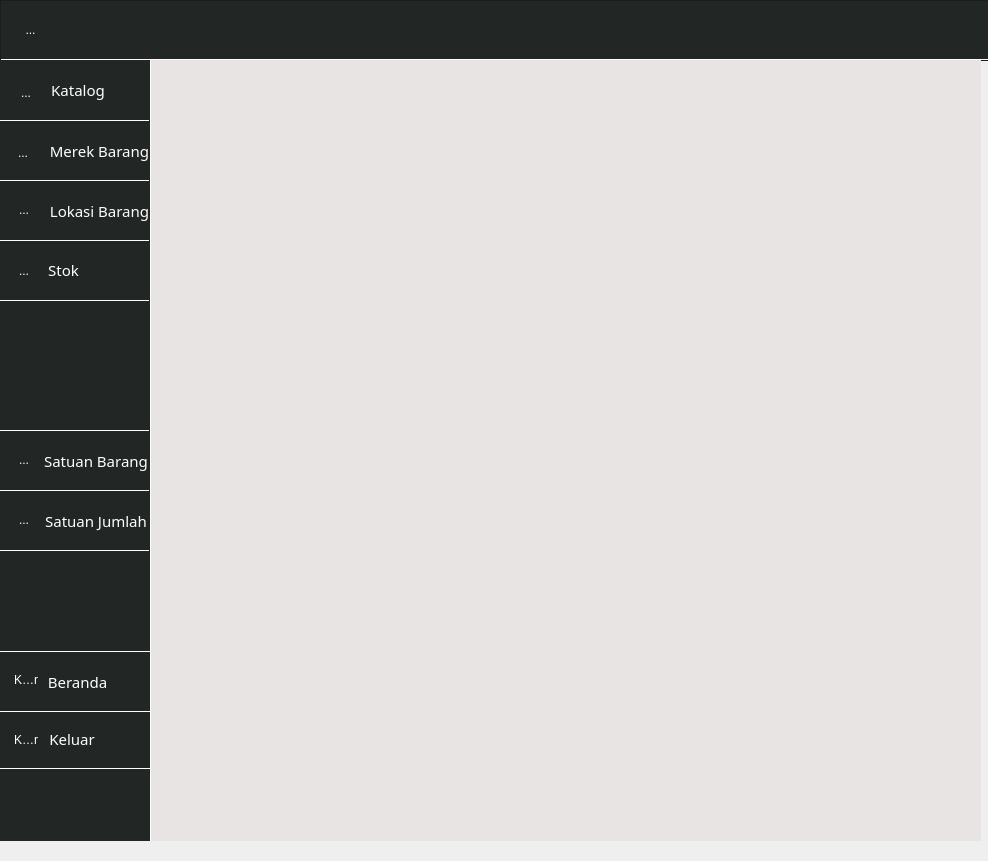
<?xml version="1.0" encoding="UTF-8"?>
<ui version="4.0">
 <class>MainWindow</class>
 <widget class="QMainWindow" name="MainWindow">
  <property name="geometry">
   <rect>
    <x>0</x>
    <y>0</y>
    <width>988</width>
    <height>861</height>
   </rect>
  </property>
  <property name="windowTitle">
   <string>Katalog Dashboard</string>
  </property>
  <property name="windowIcon">
   <iconset resource="../data/ui/logo.qrc">
    <normaloff>:/newPrefix/logo.png</normaloff>:/newPrefix/logo.png</iconset>
  </property>
  <widget class="QWidget" name="centralwidget">
   <widget class="QStackedWidget" name="stackedWidget">
    <property name="geometry">
     <rect>
      <x>150</x>
      <y>60</y>
      <width>831</width>
      <height>781</height>
     </rect>
    </property>
    <property name="styleSheet">
     <string notr="true">QStackedWidget {

background-color:#e8e4e3

}</string>
    </property>
    <property name="currentIndex">
     <number>-1</number>
    </property>
   </widget>
   <widget class="QFrame" name="sidebar">
    <property name="geometry">
     <rect>
      <x>0</x>
      <y>60</y>
      <width>151</width>
      <height>781</height>
     </rect>
    </property>
    <property name="minimumSize">
     <size>
      <width>0</width>
      <height>0</height>
     </size>
    </property>
    <property name="maximumSize">
     <size>
      <width>16777215</width>
      <height>16777215</height>
     </size>
    </property>
    <property name="styleSheet">
     <string notr="true">QFrame{
background-color:#222725;
border-right:1px solid white;


}</string>
    </property>
    <widget class="QPushButton" name="katalogBtn">
     <property name="geometry">
      <rect>
       <x>0</x>
       <y>0</y>
       <width>151</width>
       <height>61</height>
      </rect>
     </property>
     <property name="font">
      <font>
       <family>Sans Serif Collection</family>
       <pointsize>11</pointsize>
       <weight>50</weight>
       <bold>false</bold>
      </font>
     </property>
     <property name="layoutDirection">
      <enum>Qt::LeftToRight</enum>
     </property>
     <property name="styleSheet">
      <string notr="true">QPushButton {

border-top:0px none;
border-color:red;
padding-left: 5  8px;

color:rgb(255, 255, 255);
}

QPushButton:pressed{
background-color: #0e526b;
border-style:inset}

QPushButton:hover:!pressed{
background-color: #1e9dce;}

QPushButton[hovered=&quot;true&quot;]{
       background-color: #1e9dce;
    }


</string>
     </property>
     <property name="text">
      <string>Katalog</string>
     </property>
     <property name="icon">
      <iconset>
       <normaloff>:/newPrefix/book.svg</normaloff>:/newPrefix/book.svg</iconset>
     </property>
     <property name="iconSize">
      <size>
       <width>20</width>
       <height>50</height>
      </size>
     </property>
     <property name="autoRepeat">
      <bool>false</bool>
     </property>
     <property name="default">
      <bool>false</bool>
     </property>
     <property name="flat">
      <bool>false</bool>
     </property>
    </widget>
    <widget class="QPushButton" name="merekBtn">
     <property name="geometry">
      <rect>
       <x>0</x>
       <y>60</y>
       <width>149</width>
       <height>61</height>
      </rect>
     </property>
     <property name="sizePolicy">
      <sizepolicy hsizetype="Minimum" vsizetype="Fixed">
       <horstretch>0</horstretch>
       <verstretch>0</verstretch>
      </sizepolicy>
     </property>
     <property name="font">
      <font>
       <family>Sans Serif Collection</family>
       <pointsize>11</pointsize>
      </font>
     </property>
     <property name="layoutDirection">
      <enum>Qt::RightToLeft</enum>
     </property>
     <property name="styleSheet">
      <string notr="true">QPushButton {
border-top:1px solid;
border-bottom:1px solid;
border-color:white;


color:rgb(255, 255, 255);

padding-right: 50 8px;}


QPushButton:pressed{
background-color: #0e526b;
border-style:inset}

QPushButton:hover:!pressed{
background-color: #1e9dce;}

QPushButton[hovered=&quot;true&quot;]{
       background-color: #1e9dce;
    }

</string>
     </property>
     <property name="text">
      <string>Merek Barang</string>
     </property>
    </widget>
    <widget class="QToolButton" name="katalogBtn1">
     <property name="geometry">
      <rect>
       <x>3</x>
       <y>13</y>
       <width>41</width>
       <height>41</height>
      </rect>
     </property>
     <property name="styleSheet">
      <string notr="true">QToolButton {background-color:#222725;
border-top:0px none;


padding-left: 5  8px;

color:rgb(255, 255, 255);
}

QToolButton:pressed{
background-color: #0e526b;
border-style:inset}

QToolButton:hover:!pressed{
background-color: #1e9dce;}

QToolButton[hovered=&quot;true&quot;]{
       background-color: #1e9dce;
    }


</string>
     </property>
     <property name="text">
      <string>...</string>
     </property>
     <property name="icon">
      <iconset>
       <normaloff>../data/ui/book-open.svg</normaloff>../data/ui/book-open.svg</iconset>
     </property>
     <property name="iconSize">
      <size>
       <width>40</width>
       <height>40</height>
      </size>
     </property>
    </widget>
    <widget class="QToolButton" name="merekBtn1">
     <property name="geometry">
      <rect>
       <x>0</x>
       <y>73</y>
       <width>41</width>
       <height>41</height>
      </rect>
     </property>
     <property name="styleSheet">
      <string notr="true">QToolButton {background-color:#222725;
border-top:0px none;


padding-left: 5  8px;

color:rgb(255, 255, 255);
}

QToolButton:pressed{
background-color: #0e526b;
border-style:inset}

QToolButton:hover:!pressed{
background-color: #1e9dce;}

QToolButton[hovered=&quot;true&quot;]{
       background-color: #1e9dce;
    }


</string>
     </property>
     <property name="text">
      <string>...</string>
     </property>
     <property name="icon">
      <iconset>
       <normaloff>../data/ui/package.svg</normaloff>../data/ui/package.svg</iconset>
     </property>
     <property name="iconSize">
      <size>
       <width>40</width>
       <height>40</height>
      </size>
     </property>
    </widget>
    <widget class="QPushButton" name="stokBtn">
     <property name="geometry">
      <rect>
       <x>0</x>
       <y>180</y>
       <width>149</width>
       <height>61</height>
      </rect>
     </property>
     <property name="font">
      <font>
       <family>Sans Serif Collection</family>
       <pointsize>11</pointsize>
      </font>
     </property>
     <property name="layoutDirection">
      <enum>Qt::LeftToRight</enum>
     </property>
     <property name="styleSheet">
      <string notr="true">QPushButton {border-top:0px solid;
border-bottom:1px solid;

border-color:white;
padding-left: -18 8px;

color:rgb(255, 255, 255);
}

QPushButton:pressed{
background-color: #0e526b;
border-style:inset}

QPushButton:hover:!pressed{
background-color: #1e9dce;}

QPushButton[hovered=&quot;true&quot;]{
       background-color: #1e9dce;
    }


</string>
     </property>
     <property name="text">
      <string>Stok </string>
     </property>
     <property name="icon">
      <iconset>
       <normaloff>:/newPrefix/book.svg</normaloff>:/newPrefix/book.svg</iconset>
     </property>
     <property name="iconSize">
      <size>
       <width>20</width>
       <height>50</height>
      </size>
     </property>
     <property name="autoRepeat">
      <bool>false</bool>
     </property>
     <property name="default">
      <bool>false</bool>
     </property>
     <property name="flat">
      <bool>false</bool>
     </property>
    </widget>
    <widget class="QPushButton" name="exit">
     <property name="geometry">
      <rect>
       <x>0</x>
       <y>648</y>
       <width>150</width>
       <height>61</height>
      </rect>
     </property>
     <property name="sizePolicy">
      <sizepolicy hsizetype="Minimum" vsizetype="Fixed">
       <horstretch>0</horstretch>
       <verstretch>0</verstretch>
      </sizepolicy>
     </property>
     <property name="font">
      <font>
       <family>Sans Serif Collection</family>
       <pointsize>11</pointsize>
      </font>
     </property>
     <property name="layoutDirection">
      <enum>Qt::RightToLeft</enum>
     </property>
     <property name="styleSheet">
      <string notr="true">QPushButton {background-color:#222725;
border-top:1px solid;
border-bottom:1px solid;
border-color:white;


color:rgb(255, 255, 255);

padding-right: -6  8px;}


QPushButton:pressed{
background-color: #0e526b;
border-style:inset}

QPushButton:hover:!pressed{
background-color: #1e9dce;}

QPushButton[hovered=&quot;true&quot;]{
       background-color: #1e9dce;
    }

</string>
     </property>
     <property name="text">
      <string>Keluar</string>
     </property>
    </widget>
    <widget class="QToolButton" name="exit1">
     <property name="geometry">
      <rect>
       <x>3</x>
       <y>660</y>
       <width>41</width>
       <height>41</height>
      </rect>
     </property>
     <property name="styleSheet">
      <string notr="true">QToolButton {background-color:#222725;
border-top:0px none;


padding-left: 5  8px;

color:rgb(255, 255, 255);
}

QToolButton:pressed{
background-color: #0e526b;
border-style:inset}

QToolButton:hover:!pressed{
background-color: #1e9dce;}

QToolButton[hovered=&quot;true&quot;]{
       background-color: #1e9dce;
    }


</string>
     </property>
     <property name="text">
      <string>Keluar</string>
     </property>
     <property name="icon">
      <iconset>
       <normaloff>../data/ui/power.svg</normaloff>../data/ui/power.svg</iconset>
     </property>
     <property name="iconSize">
      <size>
       <width>40</width>
       <height>40</height>
      </size>
     </property>
    </widget>
    <widget class="QPushButton" name="beranda">
     <property name="geometry">
      <rect>
       <x>0</x>
       <y>591</y>
       <width>150</width>
       <height>61</height>
      </rect>
     </property>
     <property name="sizePolicy">
      <sizepolicy hsizetype="Minimum" vsizetype="Fixed">
       <horstretch>0</horstretch>
       <verstretch>0</verstretch>
      </sizepolicy>
     </property>
     <property name="font">
      <font>
       <family>Sans Serif Collection</family>
       <pointsize>11</pointsize>
      </font>
     </property>
     <property name="layoutDirection">
      <enum>Qt::RightToLeft</enum>
     </property>
     <property name="styleSheet">
      <string notr="true">QPushButton {background-color:#222725;
border-top:1px solid;
border-bottom:1px solid;
border-color:white;


color:rgb(255, 255, 255);

padding-right: 5 8px;}


QPushButton:pressed{
background-color: #0e526b;
border-style:inset}

QPushButton:hover:!pressed{
background-color: #1e9dce;}

QPushButton[hovered=&quot;true&quot;]{
       background-color: #1e9dce;
    }

</string>
     </property>
     <property name="text">
      <string>Beranda</string>
     </property>
    </widget>
    <widget class="QToolButton" name="beranda1">
     <property name="geometry">
      <rect>
       <x>3</x>
       <y>600</y>
       <width>41</width>
       <height>41</height>
      </rect>
     </property>
     <property name="styleSheet">
      <string notr="true">QToolButton {background-color:#222725;
border-top:0px none;


padding-left: 5  8px;

color:rgb(255, 255, 255);
}

QToolButton:pressed{
background-color: #0e526b;
border-style:inset}

QToolButton:hover:!pressed{
background-color: #1e9dce;}

QToolButton[hovered=&quot;true&quot;]{
       background-color: #1e9dce;
    }


</string>
     </property>
     <property name="text">
      <string>Keluar</string>
     </property>
     <property name="icon">
      <iconset>
       <normaloff>../data/ui/home.svg</normaloff>../data/ui/home.svg</iconset>
     </property>
     <property name="iconSize">
      <size>
       <width>40</width>
       <height>40</height>
      </size>
     </property>
    </widget>
    <widget class="QPushButton" name="lokasiBtn">
     <property name="geometry">
      <rect>
       <x>0</x>
       <y>120</y>
       <width>149</width>
       <height>61</height>
      </rect>
     </property>
     <property name="sizePolicy">
      <sizepolicy hsizetype="Minimum" vsizetype="Fixed">
       <horstretch>0</horstretch>
       <verstretch>0</verstretch>
      </sizepolicy>
     </property>
     <property name="font">
      <font>
       <family>Sans Serif Collection</family>
       <pointsize>11</pointsize>
      </font>
     </property>
     <property name="layoutDirection">
      <enum>Qt::RightToLeft</enum>
     </property>
     <property name="styleSheet">
      <string notr="true">QPushButton {
border-top:1px solid;
border-bottom:1px solid;
border-color:white;


color:rgb(255, 255, 255);

padding-right: 50 8px;}


QPushButton:pressed{
background-color: #0e526b;
border-style:inset}

QPushButton:hover:!pressed{
background-color: #1e9dce;}

QPushButton[hovered=&quot;true&quot;]{
       background-color: #1e9dce;
    }

</string>
     </property>
     <property name="text">
      <string>Lokasi Barang</string>
     </property>
    </widget>
    <widget class="QToolButton" name="lokasiBtn1">
     <property name="geometry">
      <rect>
       <x>0</x>
       <y>130</y>
       <width>41</width>
       <height>41</height>
      </rect>
     </property>
     <property name="styleSheet">
      <string notr="true">QToolButton {background-color:#222725;
border-top:0px none;


padding-left: 7  8px;

color:rgb(255, 255, 255);
}

QToolButton:pressed{
background-color: #0e526b;
border-style:inset}

QToolButton:hover:!pressed{
background-color: #1e9dce;}

QToolButton[hovered=&quot;true&quot;]{
       background-color: #1e9dce;
    }


</string>
     </property>
     <property name="text">
      <string>...</string>
     </property>
     <property name="icon">
      <iconset>
       <normaloff>../data/ui/inventory.svg</normaloff>../data/ui/inventory.svg</iconset>
     </property>
     <property name="iconSize">
      <size>
       <width>40</width>
       <height>40</height>
      </size>
     </property>
    </widget>
    <widget class="QToolButton" name="stokBtn1">
     <property name="geometry">
      <rect>
       <x>0</x>
       <y>191</y>
       <width>41</width>
       <height>41</height>
      </rect>
     </property>
     <property name="styleSheet">
      <string notr="true">QToolButton {background-color:#222725;
border-top:0px none;


padding-left: 7  8px;

color:rgb(255, 255, 255);
}

QToolButton:pressed{
background-color: #0e526b;
border-style:inset}

QToolButton:hover:!pressed{
background-color: #1e9dce;}

QToolButton[hovered=&quot;true&quot;]{
       background-color: #1e9dce;
    }


</string>
     </property>
     <property name="text">
      <string>...</string>
     </property>
     <property name="icon">
      <iconset>
       <normaloff>../data/ui/report-text-svgrepo-com.svg</normaloff>../data/ui/report-text-svgrepo-com.svg</iconset>
     </property>
     <property name="iconSize">
      <size>
       <width>40</width>
       <height>40</height>
      </size>
     </property>
    </widget>
    <widget class="QPushButton" name="satuanbarangBtn">
     <property name="geometry">
      <rect>
       <x>0</x>
       <y>370</y>
       <width>149</width>
       <height>61</height>
      </rect>
     </property>
     <property name="sizePolicy">
      <sizepolicy hsizetype="Minimum" vsizetype="Fixed">
       <horstretch>0</horstretch>
       <verstretch>0</verstretch>
      </sizepolicy>
     </property>
     <property name="font">
      <font>
       <family>Sans Serif Collection</family>
       <pointsize>11</pointsize>
      </font>
     </property>
     <property name="layoutDirection">
      <enum>Qt::RightToLeft</enum>
     </property>
     <property name="styleSheet">
      <string notr="true">QPushButton {
border-top:1px solid;
border-bottom:1px solid;
border-color:white;


color:rgb(255, 255, 255);

padding-right: 43 8px;}


QPushButton:pressed{
background-color: #0e526b;
border-style:inset}

QPushButton:hover:!pressed{
background-color: #1e9dce;}

QPushButton[hovered=&quot;true&quot;]{
       background-color: #1e9dce;
    }

</string>
     </property>
     <property name="text">
      <string>Satuan Barang</string>
     </property>
    </widget>
    <widget class="QToolButton" name="satuanbarangBtn1">
     <property name="geometry">
      <rect>
       <x>0</x>
       <y>380</y>
       <width>41</width>
       <height>41</height>
      </rect>
     </property>
     <property name="styleSheet">
      <string notr="true">QToolButton {background-color:#222725;
border-top:0px none;


padding-left: 7  8px;

color:rgb(255, 255, 255);
}

QToolButton:pressed{
background-color: #0e526b;
border-style:inset}

QToolButton:hover:!pressed{
background-color: #1e9dce;}

QToolButton[hovered=&quot;true&quot;]{
       background-color: #1e9dce;
    }


</string>
     </property>
     <property name="text">
      <string>...</string>
     </property>
     <property name="icon">
      <iconset>
       <normaloff>../data/ui/measurement-tape-svgrepo-com.svg</normaloff>../data/ui/measurement-tape-svgrepo-com.svg</iconset>
     </property>
     <property name="iconSize">
      <size>
       <width>40</width>
       <height>40</height>
      </size>
     </property>
    </widget>
    <widget class="QPushButton" name="satuanjumlahBtn">
     <property name="geometry">
      <rect>
       <x>0</x>
       <y>430</y>
       <width>149</width>
       <height>61</height>
      </rect>
     </property>
     <property name="sizePolicy">
      <sizepolicy hsizetype="Minimum" vsizetype="Fixed">
       <horstretch>0</horstretch>
       <verstretch>0</verstretch>
      </sizepolicy>
     </property>
     <property name="font">
      <font>
       <family>Sans Serif Collection</family>
       <pointsize>11</pointsize>
      </font>
     </property>
     <property name="layoutDirection">
      <enum>Qt::RightToLeft</enum>
     </property>
     <property name="styleSheet">
      <string notr="true">QPushButton {
border-top:1px solid;
border-bottom:1px solid;
border-color:white;


color:rgb(255, 255, 255);

padding-right: 43 8px;}


QPushButton:pressed{
background-color: #0e526b;
border-style:inset}

QPushButton:hover:!pressed{
background-color: #1e9dce;}

QPushButton[hovered=&quot;true&quot;]{
       background-color: #1e9dce;
    }

</string>
     </property>
     <property name="text">
      <string>Satuan Jumlah</string>
     </property>
    </widget>
    <widget class="QToolButton" name="satuanjumlahBtn1">
     <property name="geometry">
      <rect>
       <x>0</x>
       <y>440</y>
       <width>41</width>
       <height>41</height>
      </rect>
     </property>
     <property name="styleSheet">
      <string notr="true">QToolButton {background-color:#222725;
border-top:0px none;


padding-left: 7  8px;

color:rgb(255, 255, 255);
}

QToolButton:pressed{
background-color: #0e526b;
border-style:inset}

QToolButton:hover:!pressed{
background-color: #1e9dce;}

QToolButton[hovered=&quot;true&quot;]{
       background-color: #1e9dce;
    }


</string>
     </property>
     <property name="text">
      <string>...</string>
     </property>
     <property name="icon">
      <iconset>
       <normaloff>../data/ui/archive-svgrepo-com.svg</normaloff>../data/ui/archive-svgrepo-com.svg</iconset>
     </property>
     <property name="iconSize">
      <size>
       <width>40</width>
       <height>40</height>
      </size>
     </property>
    </widget>
    <zorder>merekBtn</zorder>
    <zorder>stokBtn</zorder>
    <zorder>exit</zorder>
    <zorder>exit1</zorder>
    <zorder>beranda</zorder>
    <zorder>beranda1</zorder>
    <zorder>lokasiBtn</zorder>
    <zorder>lokasiBtn1</zorder>
    <zorder>stokBtn1</zorder>
    <zorder>merekBtn1</zorder>
    <zorder>katalogBtn</zorder>
    <zorder>katalogBtn1</zorder>
    <zorder>satuanbarangBtn</zorder>
    <zorder>satuanbarangBtn1</zorder>
    <zorder>satuanjumlahBtn</zorder>
    <zorder>satuanjumlahBtn1</zorder>
   </widget>
   <widget class="QFrame" name="frame_2">
    <property name="geometry">
     <rect>
      <x>0</x>
      <y>0</y>
      <width>1131</width>
      <height>61</height>
     </rect>
    </property>
    <property name="styleSheet">
     <string notr="true">QFrame{background-color:#222725; border-bottom:2px solid white}
</string>
    </property>
    <property name="frameShape">
     <enum>QFrame::StyledPanel</enum>
    </property>
    <property name="frameShadow">
     <enum>QFrame::Raised</enum>
    </property>
    <widget class="QToolButton" name="ham_menu">
     <property name="geometry">
      <rect>
       <x>10</x>
       <y>10</y>
       <width>41</width>
       <height>41</height>
      </rect>
     </property>
     <property name="styleSheet">
      <string notr="true">QToolButton {background-color:#222725;
border-top:0px none;


padding-right: 0  8px;

color:rgb(255, 255, 255);
}

QToolButton:pressed{
background-color: #0e526b;
border-style:inset}

QToolButton:hover:!pressed{
background-color: #1e9dce;}

QToolButton[hovered=&quot;true&quot;]{
       background-color: #1e9dce;
    }


</string>
     </property>
     <property name="text">
      <string>...</string>
     </property>
     <property name="icon">
      <iconset>
       <normaloff>../data/ui/menu.svg</normaloff>../data/ui/menu.svg</iconset>
     </property>
     <property name="iconSize">
      <size>
       <width>80</width>
       <height>80</height>
      </size>
     </property>
    </widget>
   </widget>
   <zorder>frame_2</zorder>
   <zorder>stackedWidget</zorder>
   <zorder>sidebar</zorder>
  </widget>
  <widget class="QMenuBar" name="menubar">
   <property name="geometry">
    <rect>
     <x>0</x>
     <y>0</y>
     <width>988</width>
     <height>21</height>
    </rect>
   </property>
  </widget>
 </widget>
 <resources>
  <include location="../data/ui/logo.qrc"/>
 </resources>
 <connections/>
</ui>
